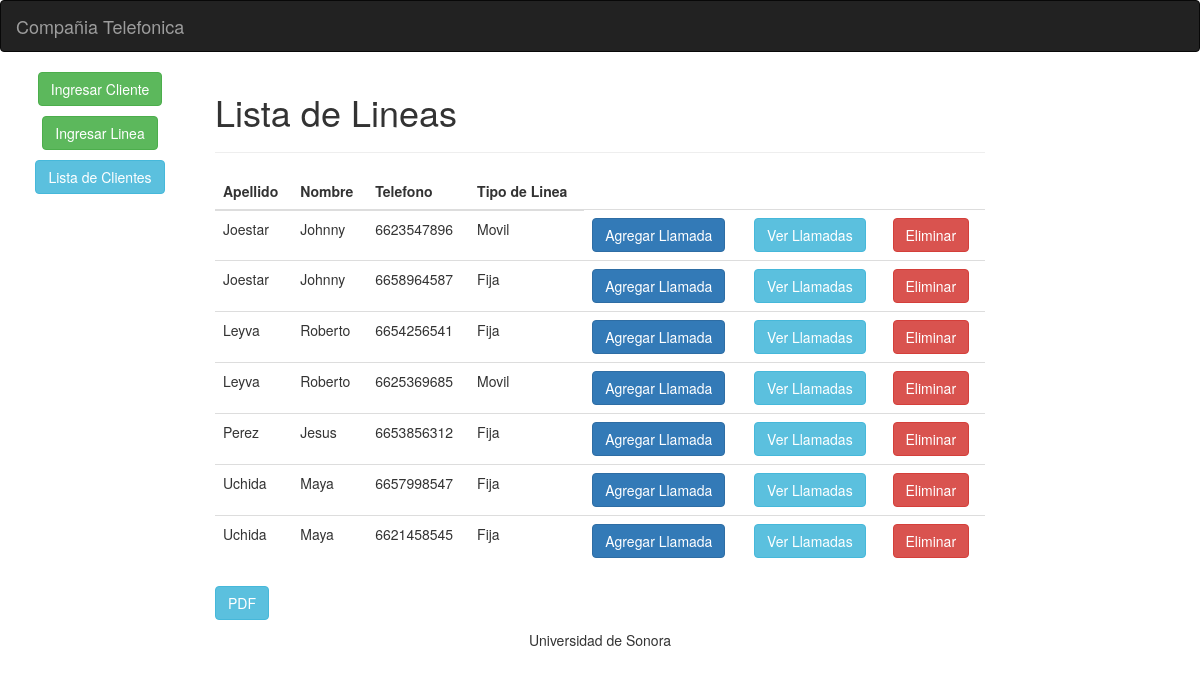
The page /mostrar_linea.php on the database its author committed.
### tables this page shows
CREATE TABLE `linea` (
  `id_linea` int(11) unsigned NOT NULL AUTO_INCREMENT,
  `num_telefono` varchar(10) NOT NULL DEFAULT '0',
  `id_cliente` int(11) unsigned DEFAULT NULL,
  `tipo_linea` varchar(50) DEFAULT NULL,
  PRIMARY KEY (`id_linea`),
  UNIQUE KEY `num_telefono` (`num_telefono`),
  KEY `idcliente` (`id_cliente`),
  CONSTRAINT `idcliente` FOREIGN KEY (`id_cliente`) REFERENCES `cliente` (`id_cliente`) ON DELETE CASCADE ON UPDATE CASCADE
);

CREATE TABLE `cliente` (
  `id_cliente` int(11) unsigned NOT NULL AUTO_INCREMENT,
  `NIF` varchar(50) NOT NULL,
  `apellido` varchar(50) DEFAULT NULL,
  `nombre` varchar(50) DEFAULT NULL,
  `direccion` varchar(50) DEFAULT NULL,
  PRIMARY KEY (`id_cliente`)
);

### mostrar_linea.php (the view, shortened to what this page needs)
<!DOCTYPE html>
<html lang="en">
<head>
    <link rel="stylesheet" href="https://maxcdn.bootstrapcdn.com/bootstrap/3.3.7/css/bootstrap.min.css">
</head>
<body>
    <nav class="navbar navbar-inverse">
        <div class="container-fluid">
            <div class="navbar-header">
                <a class="navbar-brand" href="index.php">Compañia Telefonica</a>
            </div>
        </div>
    </nav>
    <div class="container-fluid text-center">
        <div class="row content">
            <div class="col-sm-2 sidenav">
                <p><a href="ingresar_cliente.php"class="btn btn-success">Ingresar Cliente</a></p>
                <p><a href="ingresar_linea.php" class="btn btn-success">Ingresar Linea</a></p>
                <p><a href="index.php" class="btn btn-info">Lista de Clientes</a></p>
            </div>
        <div class="col-sm-8 text-left">
            <h1>Lista de Lineas</h1>
            <hr>
            <table class="table table-hover">
                <thead>
                    <tr>
                        <th>Apellido</th>
                        <th>Nombre</th>
                        <th>Telefono</th>
                        <th>Tipo de Linea</th>
                    </tr>
                </thead>
                <tbody>
                    <?php
                        include 'conexion.php';
                        $tabla=$mysqli->query("select c.apellido ,c.nombre, l.id_linea, l.num_telefono, l.tipo_linea
                                                from cliente c join linea l
                                                on c.id_cliente=l.id_cliente
                                                order by apellido;");
                        if ($tabla->num_rows == 0) {
                            echo '<p> No Registros </p>';
                        } else {
                            while($row = $tabla->fetch_assoc()) {
                                echo "</td><td>".$row['apellido'].
                                    "</td><td>".$row['nombre'].
                                    "</td><td>".$row['num_telefono'].
                                    "</td><td>".$row['tipo_linea'].
                                    "</td><td><a href='Ingresar_llamada.php?id=".$row['id_linea'].
                                    "' alt='edit' class='btn btn-primary'>Agregar Llamada</a>
                                    </td><td><a href='mostrar_llamada.php?id=".$row['id_linea'].
                                    "' alt='edit' class='btn btn-info'>Ver Llamadas</a>
                                    </td><td><a href='D_Linea.php?id=".$row['id_linea'].
                                    "' alt='edit' class='btn btn-danger'>Eliminar</a></td>
                                    </tr>";
                            }
                        }
                    ?>
                </tbody>
            </table>
              <p><a href="LineasPDF.php" class="btn btn-info">PDF</a></p>
        </div>
    </div>
<footer class="container-fluid text-center">
  <p>Universidad de Sonora</p>
</footer>
</body>
</html>

### rows shown on the page
linea: id_cliente.apellido "Joestar", id_cliente.nombre "Johnny", num_telefono "6623547896", tipo_linea "Movil"
linea: id_cliente.apellido "Joestar", id_cliente.nombre "Johnny", num_telefono "6658964587", tipo_linea "Fija"
linea: id_cliente.apellido "Leyva", id_cliente.nombre "Roberto", num_telefono "6654256541", tipo_linea "Fija"
linea: id_cliente.apellido "Leyva", id_cliente.nombre "Roberto", num_telefono "6625369685", tipo_linea "Movil"
linea: id_cliente.apellido "Perez", id_cliente.nombre "Jesus", num_telefono "6653856312", tipo_linea "Fija"
linea: id_cliente.apellido "Uchida", id_cliente.nombre "Maya", num_telefono "6657998547", tipo_linea "Fija"
linea: id_cliente.apellido "Uchida", id_cliente.nombre "Maya", num_telefono "6621458545", tipo_linea "Fija"
